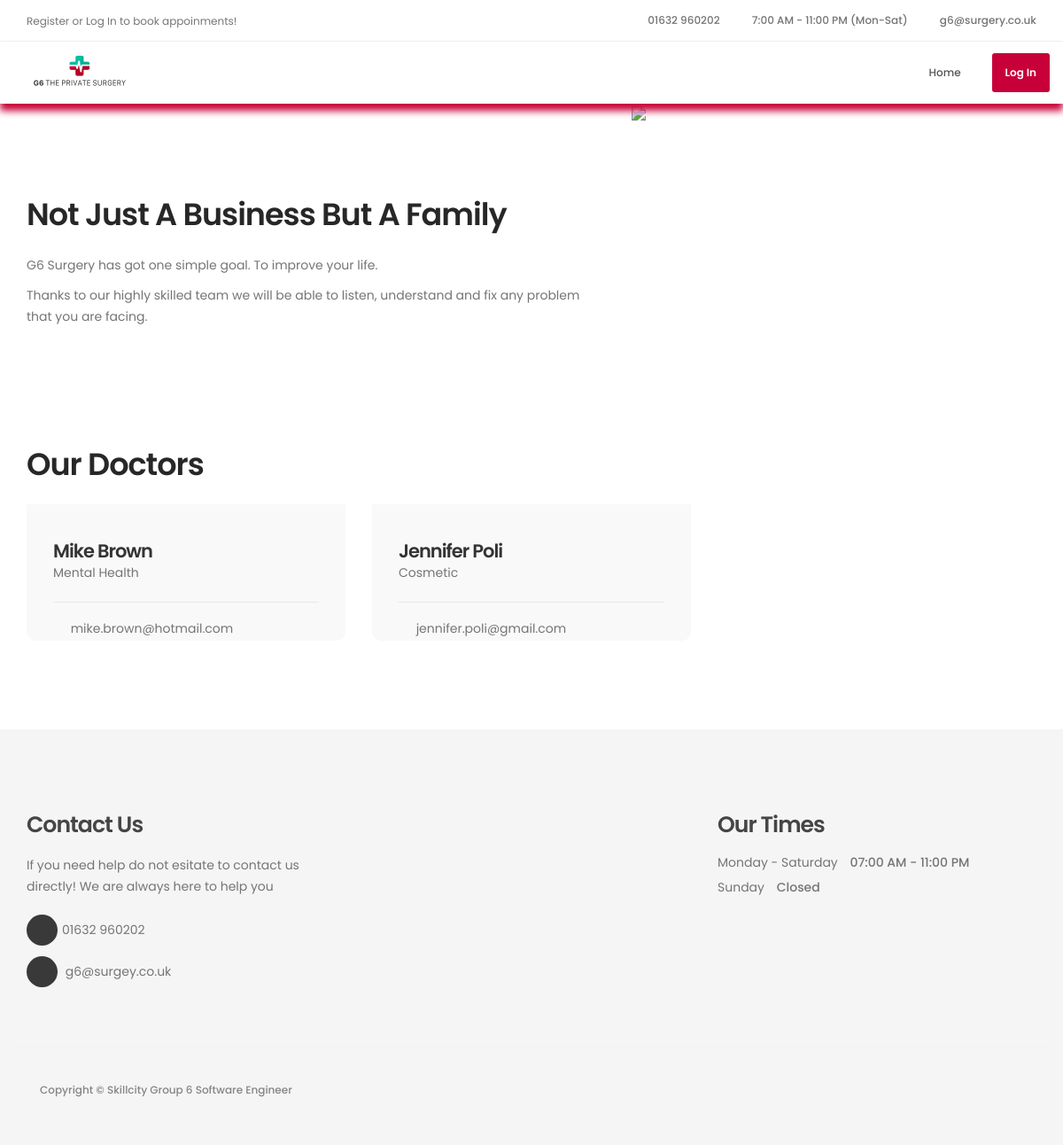
The app's page /about, older data.
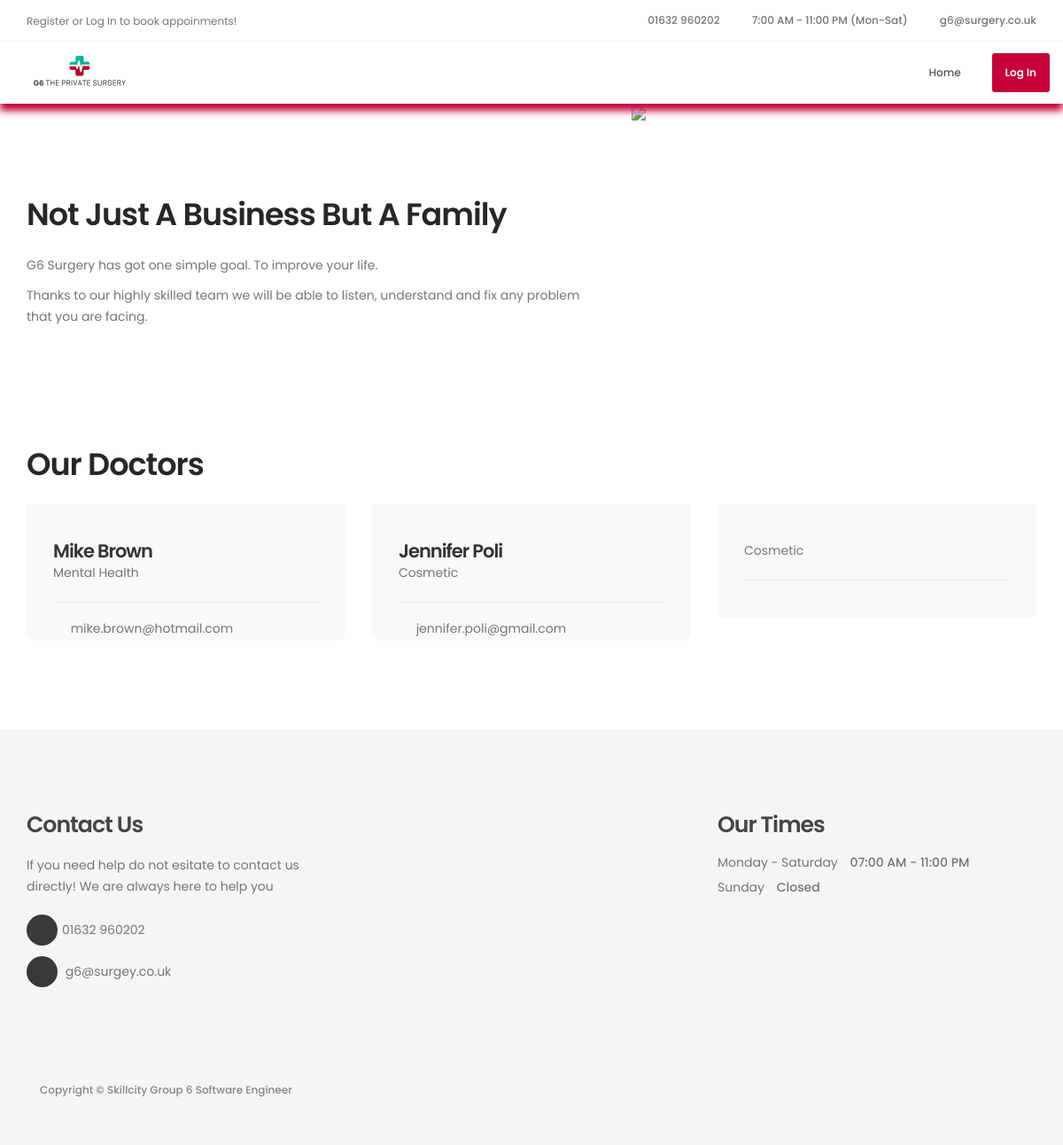
The same page, newer data.
### g6/models.py (models this page shows)
class Doctor(models.Model):
    user = models.OneToOneField(User, on_delete=models.CASCADE)
    department = models.CharField(max_length=200)

### g6/views.py (the view)
# urls.py: path('about', views.about, name="about"),
def about(request):
    doctors = Doctor.objects.all()
    return render(request, 'about-us.html', {'doctors': doctors})

### g6/templates/about-us.html
{% load static %}
<!DOCTYPE html>
<html lang="en-GB">
     {% include "header.html" %}
     <section id="">
          <div class="container">
               <div class="row">
                    <div style="margin-top: 80px;" class="col-md-7 col-sm-7">
                         <div class="about-info">
                              <h2 class="wow fadeInUp" data-wow-delay="0.6s">Not Just A Business But A Family</h2>
                              <div class="wow fadeInUp" data-wow-delay="0.8s">
                                   <p>G6 Surgery has got one simple goal. To improve your life. </p>
                                   <p>Thanks to our highly skilled team we will be able to listen, understand and fix any problem that you are facing.</p>
                              </div>
                         </div>
                    </div>
                    <div class="col-md-5 col-sm-5">
                         <div style="position: relative; height: 100%; width: 100%;">
                              <img style="width: 70%; height:auto" src="{% static 'g6/img/homepage/about-image.png' %}">
                         </div>
                    </div>
               </div>
          </div>
     </section>
     <section id="team" data-stellar-background-ratio="1">
          <div class="container">
               <div class="row">
                    <div class="col-md-6 col-sm-6">
                         <div class="about-info">
                              <h2 class="wow fadeInUp" data-wow-delay="0.1s">Our Doctors</h2>
                         </div>
                    </div>
                    <div class="clearfix"></div>
                    {% for item in doctors %}
                         <div class="col-md-4 col-sm-6">
                              <div class="team-thumb wow fadeInUp" data-wow-delay="0.2s">
                                   <div class="team-info">
                                        <h3>{{item.user.first_name}} {{item.user.last_name}}</h3>
                                        <p>{{item.department}}</p>
                                        <div class="team-contact-info">
                                             <p><i class="fa fa-envelope-o"></i> <a href="#">{{item.user.email}}</a></p>
                                        </div>
                                   </div>
                              </div>
                         </div>
                    {% endfor %}
               </div>
          </div>
     </section>
     {% include "footer.html" %}
</body>
</html>

Row changes from the older to the newer data that the page shows:
added Doctor: department "Cosmetic"
